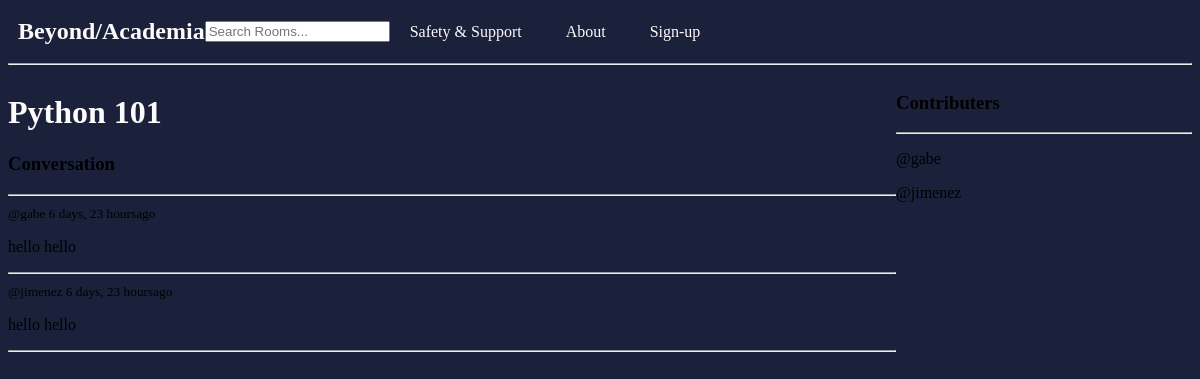
/room/8/, run on the app's committed database.
### base/models.py (models this page shows, shortened)
class Room(models.Model):
    host = models.ForeignKey(User, on_delete=models.SET_NULL, null=True)
    topic = models.ForeignKey(Topic, on_delete=models.SET_NULL, null=True)
    name = models.CharField(max_length=200)
    description = models.TextField(null=True, blank=True)
    participants = models.ManyToManyField(User, related_name='participants', blank=True)
    updated = models.DateTimeField(auto_now=True)
    created = models.DateTimeField(auto_now_add=True)
    class Meta:
        ordering = ['-updated','created']

class Message(models.Model):
    user = models.ForeignKey(User, on_delete=models.CASCADE)
    room = models.ForeignKey(Room, on_delete=models.CASCADE)
    body = models.TextField()
    updated = models.DateTimeField(auto_now=True)
    created = models.DateTimeField(auto_now_add=True)

### base/views.py (the view, shortened to what this page needs)
# urls.py: path("room/",views.room, name="room"),
def room(request, pk):
    room = Room.objects.get(id=pk)
    room_messages = room.message_set.all().order_by('-created')
    participants = room.participants.all()
    context = {'room':room, 'room_messages':  room_messages, 'participants':  participants}
    return render(request,'base/room.html', context)

### base/templates/base/room.html (shortened to what this page needs)
{% extends 'main.html' %}
{% block content %}
<div class="room-container">
    <div>
        <h1>{{room.name}}</h1>
        <div class="comment-wrapper">
            <h3>Conversation</h3>
            <hr>
            {% for message in room_messages %}
            <div>
                <small>@{{message.user}} {{message.created|timesince }}ago </small>
                <p>{{message.body}}</p>
                <hr>
            </div>
            {%endfor%}
        </div>
    </div>
    <div>
        <h3>Contributers</h3>
        <hr>
        {% for user in participants %}
        <div>
            <p>@{{user.username}}</p>
        </div>
        {%endfor%}
    </div>
{% endblock %}

### static/css/main.css (style rules this page uses)
h1 { color: #fcfafa; }
body { background-color: #1b213b; }

### base/templates/base/room.html (style rules this page uses)
.room-container { display:grid; grid-template-columns: 3fr 1fr; }

### data on the page
Room: name "Python 101"
Message: user "gabe", created "6 days, 23 hours", body "hello hello"
Message: user "jimenez", created "6 days, 23 hours", body "hello hello"

### other printed values
{{ user.username }} "gabe"
{{ user.username }} "jimenez"
